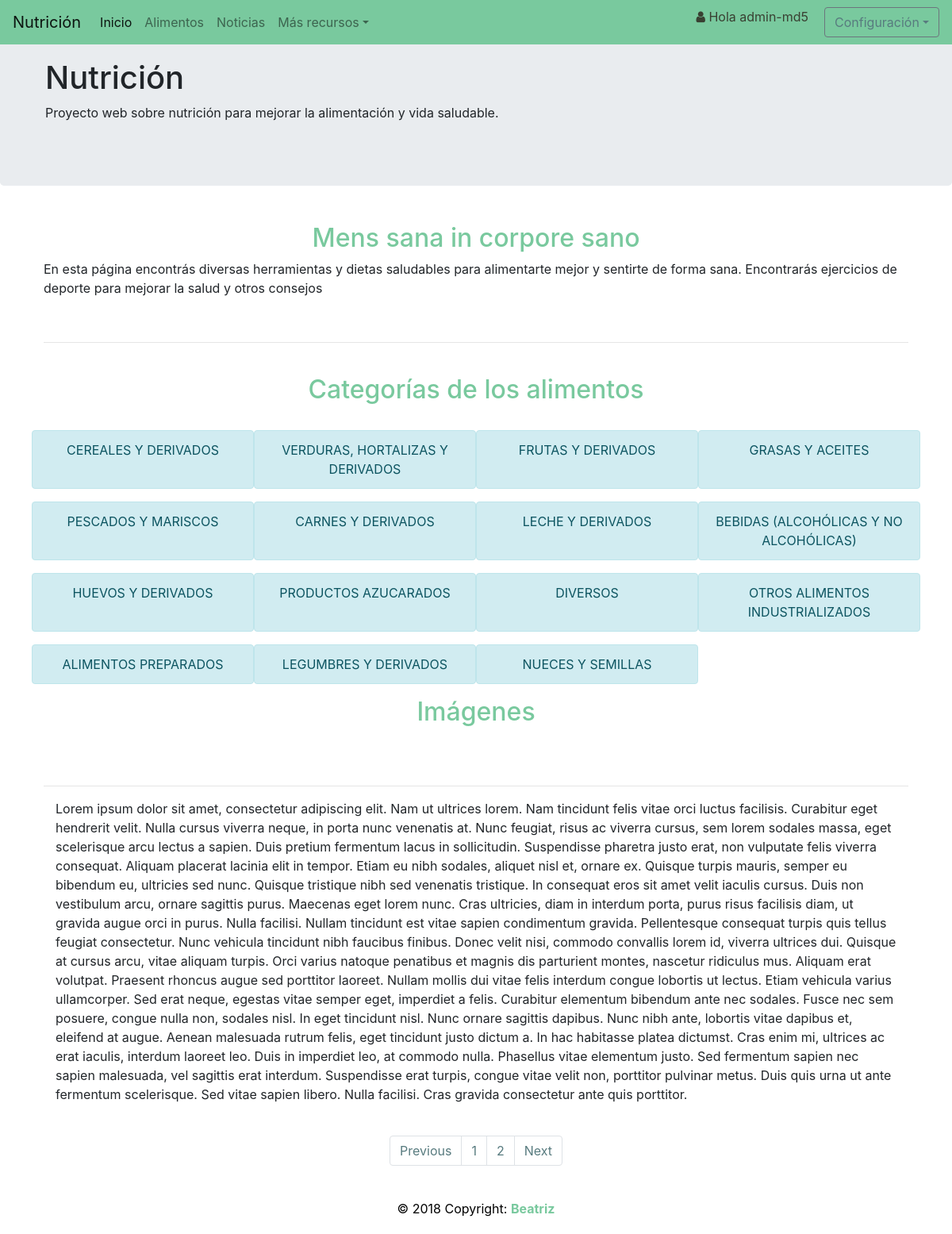
/index.php (signed in), run on the app's committed database.
### tables this page shows
CREATE TABLE `categoria` (
  `idCategoria` int(11) NOT NULL,
  `nombreCat` varchar(40) NOT NULL
);

### index.php (the view, shortened to what this page needs)
<?php
		include_once 'libs/conexion.php';
    $sql_leer = 'SELECT * FROM categoria';
    $gsent = $pdo -> prepare($sql_leer);
    $gsent->execute();
    $resultado = $gsent->fetchAll();
?>
<!DOCTYPE html>
<html>
<head>
    <link rel="stylesheet" type="text/css" media="screen" href="css/style.css" />
	<link rel="stylesheet" href="https://maxcdn.bootstrapcdn.com/bootstrap/4.1.3/css/bootstrap.min.css">
	<link href="//maxcdn.bootstrapcdn.com/font-awesome/4.7.0/css/font-awesome.min.css" rel="stylesheet">
</head>
<body>
    <?php
			if(isset($_SESSION['usuario'])):
				require_once "libs/navbarLogueado.php";
			else:
				require_once "libs/navbar.php";
			endif;
    ?>
  	<div class="jumbotron">
  	<div class="container">
	    <h1>Nutrición</h1>
	    <p>Proyecto web sobre nutrición para mejorar la alimentación y vida saludable.</p>
	  	</div>
	</div>
    <header>
	</header>
		<div class="container mx-auto">
		<main id="centerMain">
			<h2 class="titulo col-12 text-center">Mens sana in corpore sano</h2>
			<p>En esta página encontrás diversas herramientas y dietas saludables para alimentarte mejor y sentirte de forma sana.
			Encontrarás ejercicios de deporte para mejorar la salud y otros consejos </p>
			<br>
			<hr>
			<br>
	    <div class="row">
	      <div class="col-lg-12 text-center">
	        <h2 class="titulo">Categorías de los alimentos</h2>
	        <br />
	      </div>
	        <?php foreach ($resultado as $dato) :  ?>
            <div class=" alert alert-info col-lg-3 col-md-4 col-xs-6 text-center text-uppercase">
            <div>
            <?php echo $dato['nombreCat']."<br>" ?>
            </div>
            </div>
            <?php endforeach ?>
          <br>
	      <br>
          <div class="col-lg-12 text-center">
	        <h2 class="titulo">Imágenes</h2>
	        <br />
	      </div>
	      <div class="col-lg-3 col-md-4 col-xs-6">
	      </div>
	      <div class="col-lg-3 col-md-4 col-xs-6">
	      </div>
	      <div class="col-lg-3 col-md-4 col-xs-6">
	      </div>
	      <div class="col-lg-3 col-md-4 col-xs-6">
	      </div>
	    </div>
	    <br>
	    <hr>
    	<div class="col-12 col-md-8 col-lg-12">
			<p>
			Lorem ipsum dolor sit amet, consectetur adipiscing elit. Nam ut ultrices lorem. Nam tincidunt felis vitae orci luctus facilisis. Curabitur eget hendrerit velit. Nulla cursus viverra neque, in porta nunc venenatis at. Nunc feugiat, risus ac viverra cursus, sem lorem sodales massa, eget scelerisque arcu lectus a sapien. Duis pretium fermentum lacus in sollicitudin. Suspendisse pharetra justo erat, non vulputate felis viverra consequat. Aliquam placerat lacinia elit in tempor.
			Etiam eu nibh sodales, aliquet nisl et, ornare ex. Quisque turpis mauris, semper eu bibendum eu, ultricies sed nunc. Quisque tristique nibh sed venenatis tristique. In consequat eros sit amet velit iaculis cursus. Duis non vestibulum arcu, ornare sagittis purus. Maecenas eget lorem nunc. Cras ultricies, diam in interdum porta, purus risus facilisis diam, ut gravida augue orci in purus. Nulla facilisi. Nullam tincidunt est vitae sapien condimentum gravida.
			Pellentesque consequat turpis quis tellus feugiat consectetur. Nunc vehicula tincidunt nibh faucibus finibus. Donec velit nisi, commodo convallis lorem id, viverra ultrices dui. Quisque at cursus arcu, vitae aliquam turpis. Orci varius natoque penatibus et magnis dis parturient montes, nascetur ridiculus mus. Aliquam erat volutpat. Praesent rhoncus augue sed porttitor laoreet. Nullam mollis dui vitae felis interdum congue lobortis ut lectus. Etiam vehicula varius ullamcorper.
			Sed erat neque, egestas vitae semper eget, imperdiet a felis. Curabitur elementum bibendum ante nec sodales. Fusce nec sem posuere, congue nulla non, sodales nisl. In eget tincidunt nisl. Nunc ornare sagittis dapibus. Nunc nibh ante, lobortis vitae dapibus et, eleifend at augue. Aenean malesuada rutrum felis, eget tincidunt justo dictum a.
			In hac habitasse platea dictumst. Cras enim mi, ultrices ac erat iaculis, interdum laoreet leo. Duis in imperdiet leo, at commodo nulla. Phasellus vitae elementum justo. Sed fermentum sapien nec sapien malesuada, vel sagittis erat interdum. Suspendisse erat turpis, congue vitae velit non, porttitor pulvinar metus. Duis quis urna ut ante fermentum scelerisque. Sed vitae sapien libero. Nulla facilisi. Cras gravida consectetur ante quis porttitor. </p>
			</div>
			<br>
			<ul class="pagination justify-content-center">
		    <li class="page-item"><a class="page-link" href="#">Previous</a></li>
		    <li class="page-item"><a class="page-link" href="#">1</a></li>
		    <li class="page-item"><a class="page-link" href="#">2</a></li>
		    <li class="page-item"><a class="page-link" href="#">Next</a></li>
		  </ul>
		</main>
		<footer class="page-footer font-small blue">
		  <div class="footer text-center py-3">© 2018 Copyright:
		    <a href="https://github.com/BeatrizPR"> Beatriz</a>
		  </div>
		</footer>
	</div>
</body>
</html>

### css/style.css (style rules this page uses)
* { margin: 0px; padding: 0px; }
.container { margin: 10px !important; }
header, footer { height:50px; }
.titulo { color: #79c99e; }
#centerMain { margin-top:-5%; }
main { padding:10px; position: relative; }
.page-link { color: #587b7f !important; }
.footer { position: relative; left: 0; bottom: 0; width: 100%; color: black; text-align: center; }
.footer a { color: #79c99e; font-weight: bold; }

### data on the page
categoria: nombreCat "CEREALES Y DERIVADOS"
categoria: nombreCat "VERDURAS, HORTALIZAS Y DERIVADOS"
categoria: nombreCat "FRUTAS Y DERIVADOS"
categoria: nombreCat "GRASAS Y ACEITES"
categoria: nombreCat "PESCADOS Y MARISCOS"
categoria: nombreCat "CARNES Y DERIVADOS"
categoria: nombreCat "LECHE Y DERIVADOS"
categoria: nombreCat "BEBIDAS (ALCOHÓLICAS Y NO ALCOHÓLICAS)"
categoria: nombreCat "HUEVOS Y DERIVADOS"
categoria: nombreCat "PRODUCTOS AZUCARADOS"
categoria: nombreCat "DIVERSOS"
categoria: nombreCat "OTROS ALIMENTOS INDUSTRIALIZADOS"
categoria: nombreCat "ALIMENTOS PREPARADOS"
categoria: nombreCat "LEGUMBRES Y DERIVADOS"
categoria: nombreCat "NUECES Y SEMILLAS"

### other printed values
$_SESSION['usuario'] "admin-md5"
